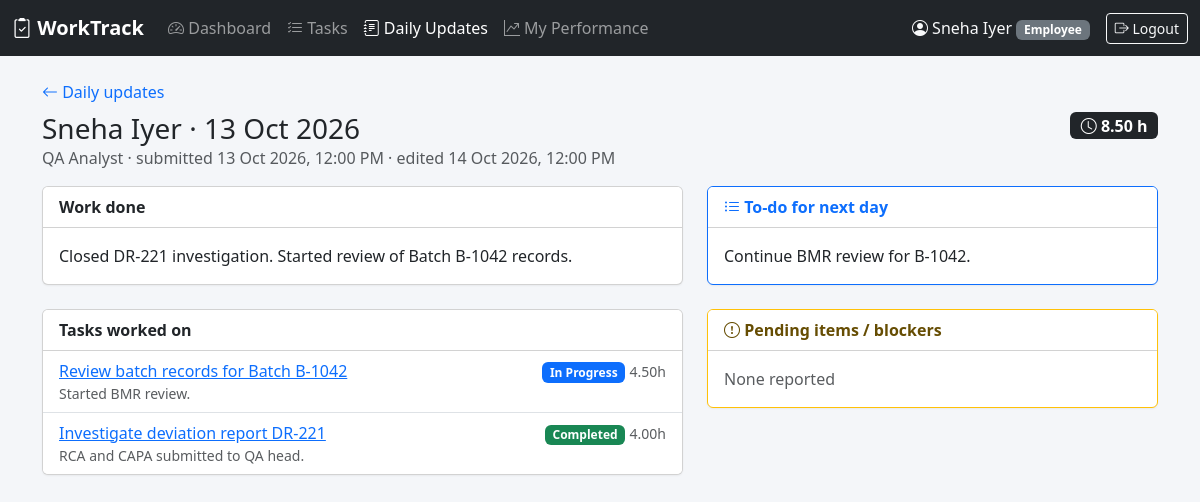
Screenshot of /index.php?page=update_view&id=2 (signed in) with the database file from the repository.
### tables this page shows
CREATE TABLE users (
    id            INT UNSIGNED AUTO_INCREMENT PRIMARY KEY,
    name          VARCHAR(100)  NOT NULL,
    email         VARCHAR(150)  NOT NULL UNIQUE,
    password_hash VARCHAR(255)  NOT NULL,
    role          ENUM('manager', 'employee') NOT NULL DEFAULT 'employee',
    designation   VARCHAR(100)  NULL,
    manager_id    INT UNSIGNED  NULL,
    is_active     TINYINT(1)    NOT NULL DEFAULT 1,
    created_at    TIMESTAMP     NOT NULL DEFAULT CURRENT_TIMESTAMP,
    CONSTRAINT fk_users_manager FOREIGN KEY (manager_id) REFERENCES users (id) ON DELETE SET NULL,
    INDEX idx_users_manager (manager_id)
);

CREATE TABLE daily_updates (
    id           INT UNSIGNED AUTO_INCREMENT PRIMARY KEY,
    user_id      INT UNSIGNED NOT NULL,
    update_date  DATE         NOT NULL,
    summary      TEXT         NOT NULL,    
    plan_next    TEXT         NULL,        
    blockers     TEXT         NULL,        
    hours_worked DECIMAL(4,2) NOT NULL DEFAULT 0,
    created_at   TIMESTAMP    NOT NULL DEFAULT CURRENT_TIMESTAMP,
    updated_at   TIMESTAMP    NOT NULL DEFAULT CURRENT_TIMESTAMP ON UPDATE CURRENT_TIMESTAMP,
    CONSTRAINT fk_updates_user FOREIGN KEY (user_id) REFERENCES users (id) ON DELETE CASCADE,
    UNIQUE KEY uq_updates_user_date (user_id, update_date),
    INDEX idx_updates_date (update_date)
);

CREATE TABLE daily_update_tasks (
    id              INT UNSIGNED AUTO_INCREMENT PRIMARY KEY,
    daily_update_id INT UNSIGNED NOT NULL,
    task_id         INT UNSIGNED NOT NULL,
    status_after    ENUM('todo', 'in_progress', 'pending', 'completed') NOT NULL,
    progress_note   VARCHAR(500) NULL,
    hours_spent     DECIMAL(4,2) NOT NULL DEFAULT 0,
    CONSTRAINT fk_uptasks_update FOREIGN KEY (daily_update_id) REFERENCES daily_updates (id) ON DELETE CASCADE,
    CONSTRAINT fk_uptasks_task FOREIGN KEY (task_id) REFERENCES tasks (id) ON DELETE CASCADE,
    UNIQUE KEY uq_uptasks (daily_update_id, task_id)
);

CREATE TABLE tasks (
    id           INT UNSIGNED AUTO_INCREMENT PRIMARY KEY,
    title        VARCHAR(200) NOT NULL,
    description  TEXT         NULL,
    assigned_to  INT UNSIGNED NOT NULL,
    assigned_by  INT UNSIGNED NOT NULL,
    priority     ENUM('low', 'medium', 'high', 'critical') NOT NULL DEFAULT 'medium',
    status       ENUM('todo', 'in_progress', 'pending', 'completed') NOT NULL DEFAULT 'todo',
    start_date   DATE         NULL,
    due_date     DATE         NOT NULL,
    completed_at DATETIME     NULL,
    created_at   TIMESTAMP    NOT NULL DEFAULT CURRENT_TIMESTAMP,
    updated_at   TIMESTAMP    NOT NULL DEFAULT CURRENT_TIMESTAMP ON UPDATE CURRENT_TIMESTAMP,
    CONSTRAINT fk_tasks_assigned_to FOREIGN KEY (assigned_to) REFERENCES users (id) ON DELETE CASCADE,
    CONSTRAINT fk_tasks_assigned_by FOREIGN KEY (assigned_by) REFERENCES users (id) ON DELETE CASCADE,
    INDEX idx_tasks_assignee_status (assigned_to, status),
    INDEX idx_tasks_due_date (due_date)
);

### public/index.php (called while the page is built, shortened)
<?php
require __DIR__ . '/../app/bootstrap.php';
$page = $_GET['page'] ?? (current_user() ? 'dashboard' : 'login');
require APP_PATH . '/pages/' . $page . '.php';

### app/bootstrap.php (called while the page is built, shortened)
<?php
$config = require ROOT_PATH . '/config/database.php';
require APP_PATH . '/helpers.php';
function db(): PDO
{
    static $pdo = null;
    global $config;
    if ($pdo === null) {
        $c = $config['db'];
        $dsn = "mysql:host={$c['host']};port={$c['port']};dbname={$c['name']};charset={$c['charset']}";
        try {
            $pdo = new PDO($dsn, $c['user'], $c['password'], [
                PDO::ATTR_ERRMODE            => PDO::ERRMODE_EXCEPTION,
                PDO::ATTR_DEFAULT_FETCH_MODE => PDO::FETCH_ASSOC,
                PDO::ATTR_EMULATE_PREPARES   => false,
            ]);
        } catch (PDOException $e) {
            error_log('DB connection failed: ' . $e->getMessage());
            http_response_code(500);
            exit('Database connection failed. Check the settings in config/database.php.');
        }
    }
    return $pdo;
}

### app/pages/update_view.php (the view, shortened to what this page needs)
<?php
$user = require_login();
$id = (int) input('id');
$stmt = db()->prepare(
    'SELECT d.*, u.name, u.designation, u.manager_id
     FROM daily_updates d JOIN users u ON u.id = d.user_id
     WHERE d.id = ?'
);
$stmt->execute([$id]);
$update = $stmt->fetch();
$stmt = db()->prepare(
    'SELECT i.*, t.title, t.status, t.due_date, t.priority
     FROM daily_update_tasks i JOIN tasks t ON t.id = i.task_id
     WHERE i.daily_update_id = ? ORDER BY i.hours_spent DESC'
);
$stmt->execute([$id]);
$items = $stmt->fetchAll();
render_header('Daily Update · ' . fmt_date($update['update_date']));
?>
<nav class="mb-2"><a href="<?= url('updates') ?>" class="text-decoration-none"><i class="bi bi-arrow-left"></i> Daily updates</a></nav>
<div class="d-flex justify-content-between align-items-start mb-3 flex-wrap gap-2">
    <div>
        <h1 class="h3 mb-0"><?= e($update['name']) ?> · <?= fmt_date($update['update_date']) ?></h1>
        <span class="text-muted"><?= e($update['designation']) ?> · submitted <?= fmt_datetime($update['created_at']) ?>
            <?= $update['updated_at'] !== $update['created_at'] ? ' · edited ' . fmt_datetime($update['updated_at']) : '' ?></span>
    </div>
    <div class="d-flex gap-2 align-items-center">
        <span class="badge bg-dark fs-6"><i class="bi bi-clock"></i> <?= e($update['hours_worked']) ?> h</span>
    </div>
</div>
<div class="row g-4">
    <div class="col-lg-7">
        <div class="card mb-4">
            <div class="card-header bg-white fw-semibold">Work done</div>
            <div class="card-body pre-wrap"><?= e($update['summary']) ?></div>
        </div>
        <div class="card">
            <div class="card-header bg-white fw-semibold">Tasks worked on</div>
            <ul class="list-group list-group-flush">
                <?php foreach ($items as $i): ?>
                    <li class="list-group-item">
                        <div class="d-flex justify-content-between">
                            <a href="<?= url('task_view', ['id' => $i['task_id']]) ?>"><?= e($i['title']) ?></a>
                            <span><?= status_badge($i['status_after']) ?> <small class="text-muted"><?= e($i['hours_spent']) ?>h</small></span>
                        </div>
                        <?php if ($i['progress_note']): ?><div class="small text-muted"><?= e($i['progress_note']) ?></div><?php endif; ?>
                    </li>
                <?php endforeach; ?>
            </ul>
        </div>
    </div>
    <div class="col-lg-5">
        <div class="card mb-4 border-primary">
            <div class="card-header bg-white fw-semibold text-primary"><i class="bi bi-list-ul"></i> To-do for next day</div>
            <div class="card-body pre-wrap"><?= $update['plan_next'] ? e($update['plan_next']) : '<span class="text-muted">—</span>' ?></div>
        </div>
        <div class="card border-warning">
            <div class="card-header bg-white fw-semibold text-warning-emphasis"><i class="bi bi-exclamation-circle"></i> Pending items / blockers</div>
            <div class="card-body pre-wrap"><?= $update['blockers'] ? e($update['blockers']) : '<span class="text-muted">None reported</span>' ?></div>
        </div>
    </div>
</div>

### app/views/header.php (shortened to what this page needs)
<?php
$user = current_user();
$active = $_GET['page'] ?? 'dashboard';
$nav = [
    'dashboard'   => ['Dashboard', 'speedometer2'],
    'tasks'       => ['Tasks', 'list-check'],
    'updates'     => ['Daily Updates', 'journal-text'],
    'performance' => [$user && $user['role'] === 'manager' ? 'Performance' : 'My Performance', 'graph-up-arrow'],
];
$parents = ['task_form' => 'tasks', 'task_view' => 'tasks', 'update_form' => 'updates', 'update_view' => 'updates',
            'review_form' => 'performance', 'review_view' => 'performance', 'employee_form' => 'employees'];
$active = $parents[$active] ?? $active;
?>
<!doctype html>
<html lang="en">
<head>
    <link href="https://cdn.jsdelivr.net/npm/bootstrap@5.3.3/dist/css/bootstrap.min.css" rel="stylesheet">
    <link href="https://cdn.jsdelivr.net/npm/bootstrap-icons@1.11.3/font/bootstrap-icons.min.css" rel="stylesheet">
    <link href="assets/app.css" rel="stylesheet">
</head>
<body>
<?php if ($user): ?>
<nav class="navbar navbar-expand-lg navbar-dark bg-dark mb-4 d-print-none">
    <div class="container-fluid">
        <a class="navbar-brand fw-semibold" href="<?= url('dashboard') ?>"><i class="bi bi-clipboard2-check"></i> <?= e(APP_NAME) ?></a>
        <div class="collapse navbar-collapse" id="mainNav">
            <ul class="navbar-nav me-auto">
                <?php foreach ($nav as $page => [$label, $icon]): ?>
                    <li class="nav-item">
                        <a class="nav-link <?= $active === $page ? 'active' : '' ?>" href="<?= url($page) ?>"><i class="bi bi-<?= $icon ?>"></i> <?= e($label) ?></a>
                    </li>
                <?php endforeach; ?>
            </ul>
            <div class="d-flex align-items-center gap-3 text-light">
                <span><i class="bi bi-person-circle"></i> <?= e($user['name']) ?>
                    <span class="badge bg-secondary text-capitalize"><?= e($user['role']) ?></span></span>
                <form method="post" action="<?= url('logout') ?>" class="m-0">
                    <button class="btn btn-sm btn-outline-light"><i class="bi bi-box-arrow-right"></i> Logout</button>
                </form>
            </div>
        </div>
    </div>
</nav>
<?php endif; ?>
<main class="container-xl pb-5">

### app/helpers.php (shortened to what this page needs)
<?php
function e(mixed $value): string
{
    return htmlspecialchars((string) $value, ENT_QUOTES, 'UTF-8');
}
function url(string $page, array $params = []): string
{
    return 'index.php?' . http_build_query(['page' => $page] + $params);
}
function render_header(string $title): void
{
    require APP_PATH . '/views/header.php';
}
function render_footer(): void
{
    require APP_PATH . '/views/footer.php';
}
function current_user(): ?array
{
    static $user = false;
    if ($user === false) {
        $user = null;
        if (!empty($_SESSION['user_id'])) {
            $stmt = db()->prepare('SELECT id, name, email, role, designation, manager_id FROM users WHERE id = ? AND is_active = 1');
            $stmt->execute([$_SESSION['user_id']]);
            $user = $stmt->fetch() ?: null;
        }
    }
    return $user;
}
function require_login(): array
{
    $user = current_user();
    return $user;
}
function fmt_date(?string $date): string
{
    return $date ? date('d M Y', strtotime($date)) : '—';
}
function fmt_datetime(?string $date): string
{
    return $date ? date('d M Y, h:i A', strtotime($date)) : '—';
}
function status_badge(string $status, ?string $dueDate = null): string
{
    $classes = [
        'todo'        => 'secondary',
        'in_progress' => 'primary',
        'pending'     => 'warning text-dark',
        'completed'   => 'success',
    ];
    $html = '<span class="badge bg-' . $classes[$status] . '">' . e(TASK_STATUSES[$status]) . '</span>';
    return $html;
}

### public/assets/app.css (style rules this page uses)
body { background: #f4f6f9; }
.card { box-shadow: 0 1px 2px rgba(0, 0, 0, .05); }
.pre-wrap { white-space: pre-wrap; }

### rows the page displays
users: name "Sneha Iyer", role "Employee"
daily_updates: user.name "Sneha Iyer", update_date "13 Oct 2026", user.designation "QA Analyst", created_at "13 Oct 2026, 12:00 PM", updated_at "14 Oct 2026, 12:00 PM", hours_worked "8.50", summary "Closed DR-221 investigation. Started review of Batch B-1042 records.", plan_next "Continue BMR review for B-1042."
daily_update_tasks: task.title "Review batch records for Batch B-1042", status_after "In Progress", hours_spent "4.50", progress_note "Started BMR review."
daily_update_tasks: task.title "Investigate deviation report DR-221", status_after "Completed", hours_spent "4.00", progress_note "RCA and CAPA submitted to QA head."

### other values shown
APP_NAME "WorkTrack"
$label "Dashboard"
$label "Tasks"
$label "Daily Updates"
$label "My Performance"
